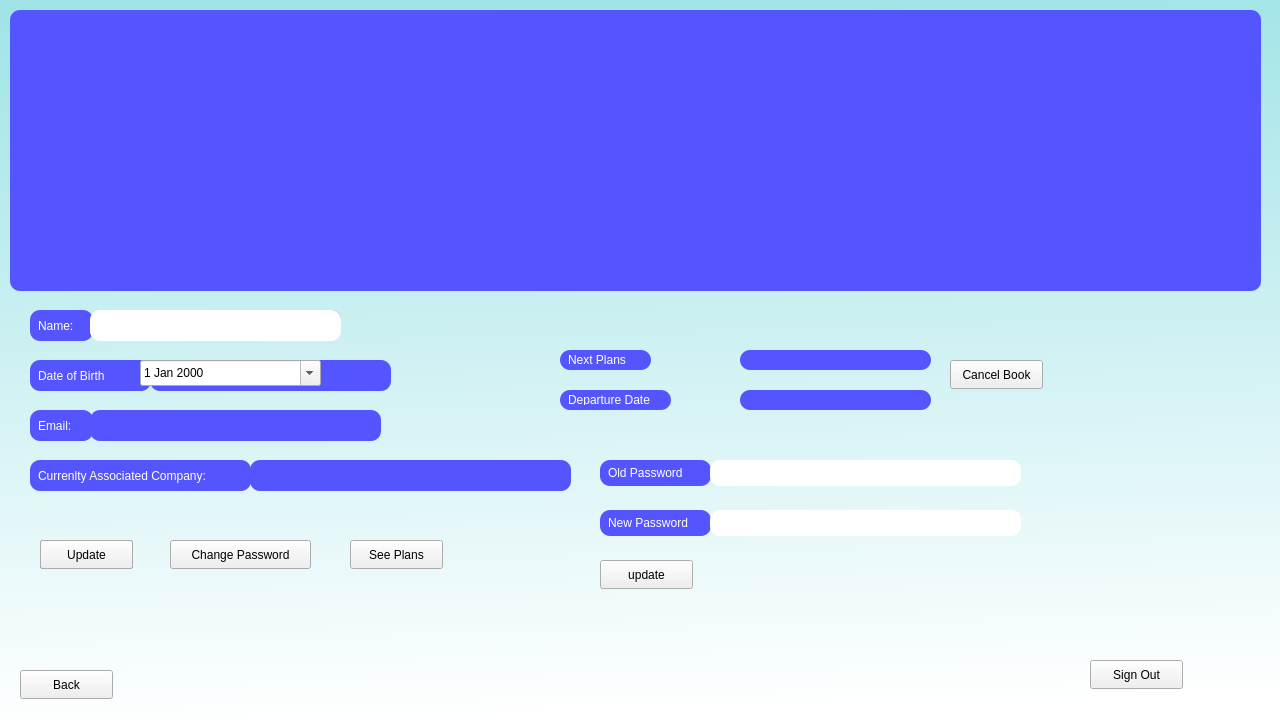
<?xml version="1.0" encoding="UTF-8"?>
<ui version="4.0">
 <class>profile</class>
 <widget class="QDialog" name="profile">
  <property name="geometry">
   <rect>
    <x>0</x>
    <y>0</y>
    <width>1280</width>
    <height>720</height>
   </rect>
  </property>
  <property name="windowTitle">
   <string>Dialog</string>
  </property>
  <property name="styleSheet">
   <string notr="true">#profile{

	background-color: qlineargradient(spread:pad, x1:0.280788, y1:0.0113636, x2:0.330039, y2:1, stop:0 rgba(161, 228, 231, 255), stop:1 rgba(255, 255, 255, 255));
}
*{
font-family:&quot;Times New Roman&quot;;
}

.QLabel{

background-color: rgb(85, 85, 255) ;
color: white; 
border-radius : 10px ;
padding: 5px ;



}

.QLineEdit{
border-radius: 10px ;

}</string>
  </property>
  <widget class="QLabel" name="icon_name">
   <property name="geometry">
    <rect>
     <x>30</x>
     <y>310</y>
     <width>63</width>
     <height>31</height>
    </rect>
   </property>
   <property name="text">
    <string>Name:</string>
   </property>
  </widget>
  <widget class="QLabel" name="icon_dob">
   <property name="geometry">
    <rect>
     <x>30</x>
     <y>360</y>
     <width>121</width>
     <height>31</height>
    </rect>
   </property>
   <property name="text">
    <string>Date of Birth</string>
   </property>
  </widget>
  <widget class="QLabel" name="icon_email">
   <property name="geometry">
    <rect>
     <x>30</x>
     <y>410</y>
     <width>63</width>
     <height>31</height>
    </rect>
   </property>
   <property name="text">
    <string>Email:</string>
   </property>
  </widget>
  <widget class="QLabel" name="icon_company">
   <property name="geometry">
    <rect>
     <x>30</x>
     <y>460</y>
     <width>221</width>
     <height>31</height>
    </rect>
   </property>
   <property name="text">
    <string>Currenlty Associated Company:</string>
   </property>
  </widget>
  <widget class="QLabel" name="nam_label">
   <property name="geometry">
    <rect>
     <x>100</x>
     <y>310</y>
     <width>241</width>
     <height>21</height>
    </rect>
   </property>
   <property name="text">
    <string/>
   </property>
  </widget>
  <widget class="QLabel" name="dob_label">
   <property name="geometry">
    <rect>
     <x>150</x>
     <y>360</y>
     <width>241</width>
     <height>31</height>
    </rect>
   </property>
   <property name="text">
    <string/>
   </property>
  </widget>
  <widget class="QLabel" name="emaillabel">
   <property name="geometry">
    <rect>
     <x>90</x>
     <y>410</y>
     <width>291</width>
     <height>31</height>
    </rect>
   </property>
   <property name="text">
    <string/>
   </property>
  </widget>
  <widget class="QLabel" name="company_label">
   <property name="geometry">
    <rect>
     <x>250</x>
     <y>460</y>
     <width>321</width>
     <height>31</height>
    </rect>
   </property>
   <property name="text">
    <string/>
   </property>
  </widget>
  <widget class="QPushButton" name="edit_profie">
   <property name="geometry">
    <rect>
     <x>40</x>
     <y>540</y>
     <width>93</width>
     <height>29</height>
    </rect>
   </property>
   <property name="text">
    <string>Edit profile</string>
   </property>
  </widget>
  <widget class="QLineEdit" name="lineEdit_name">
   <property name="geometry">
    <rect>
     <x>90</x>
     <y>310</y>
     <width>251</width>
     <height>31</height>
    </rect>
   </property>
  </widget>
  <widget class="QLabel" name="icon_passwordold">
   <property name="geometry">
    <rect>
     <x>600</x>
     <y>460</y>
     <width>111</width>
     <height>26</height>
    </rect>
   </property>
   <property name="text">
    <string>Old Password</string>
   </property>
  </widget>
  <widget class="QLineEdit" name="lineEdit_pwold">
   <property name="geometry">
    <rect>
     <x>710</x>
     <y>460</y>
     <width>311</width>
     <height>26</height>
    </rect>
   </property>
  </widget>
  <widget class="QDateEdit" name="dob_dateEdit">
   <property name="geometry">
    <rect>
     <x>140</x>
     <y>360</y>
     <width>181</width>
     <height>26</height>
    </rect>
   </property>
   <property name="calendarPopup">
    <bool>true</bool>
   </property>
  </widget>
  <widget class="QPushButton" name="pushButton_update">
   <property name="geometry">
    <rect>
     <x>40</x>
     <y>540</y>
     <width>93</width>
     <height>29</height>
    </rect>
   </property>
   <property name="text">
    <string>Update</string>
   </property>
  </widget>
  <widget class="QPushButton" name="back">
   <property name="geometry">
    <rect>
     <x>20</x>
     <y>670</y>
     <width>93</width>
     <height>29</height>
    </rect>
   </property>
   <property name="text">
    <string>Back</string>
   </property>
  </widget>
  <widget class="QLabel" name="coverPhoto">
   <property name="geometry">
    <rect>
     <x>10</x>
     <y>10</y>
     <width>1251</width>
     <height>281</height>
    </rect>
   </property>
   <property name="styleSheet">
    <string notr="true">#coverPhoto{
border-image: url(:/images/images/cover.jpg); 
border-radius: 10px ; 
}</string>
   </property>
   <property name="text">
    <string/>
   </property>
  </widget>
  <widget class="QPushButton" name="pushButton">
   <property name="geometry">
    <rect>
     <x>1090</x>
     <y>660</y>
     <width>93</width>
     <height>29</height>
    </rect>
   </property>
   <property name="text">
    <string>Sign Out</string>
   </property>
  </widget>
  <widget class="QLabel" name="icon_passwordnew">
   <property name="geometry">
    <rect>
     <x>600</x>
     <y>510</y>
     <width>111</width>
     <height>26</height>
    </rect>
   </property>
   <property name="text">
    <string>New Password</string>
   </property>
  </widget>
  <widget class="QLineEdit" name="newPW_lineEdit">
   <property name="geometry">
    <rect>
     <x>710</x>
     <y>510</y>
     <width>311</width>
     <height>26</height>
    </rect>
   </property>
  </widget>
  <widget class="QPushButton" name="changePW_PushButton">
   <property name="geometry">
    <rect>
     <x>170</x>
     <y>540</y>
     <width>141</width>
     <height>29</height>
    </rect>
   </property>
   <property name="text">
    <string>Change Password</string>
   </property>
  </widget>
  <widget class="QPushButton" name="updatePW_pushbutton">
   <property name="geometry">
    <rect>
     <x>600</x>
     <y>560</y>
     <width>93</width>
     <height>29</height>
    </rect>
   </property>
   <property name="text">
    <string>update</string>
   </property>
  </widget>
  <widget class="QLabel" name="icon_plan">
   <property name="geometry">
    <rect>
     <x>560</x>
     <y>350</y>
     <width>91</width>
     <height>20</height>
    </rect>
   </property>
   <property name="text">
    <string>Next Plans</string>
   </property>
  </widget>
  <widget class="QLabel" name="icon_departureDate">
   <property name="geometry">
    <rect>
     <x>560</x>
     <y>390</y>
     <width>111</width>
     <height>20</height>
    </rect>
   </property>
   <property name="text">
    <string>Departure Date</string>
   </property>
  </widget>
  <widget class="QLabel" name="label_plan">
   <property name="geometry">
    <rect>
     <x>740</x>
     <y>350</y>
     <width>191</width>
     <height>20</height>
    </rect>
   </property>
   <property name="text">
    <string/>
   </property>
  </widget>
  <widget class="QLabel" name="label_departDate">
   <property name="geometry">
    <rect>
     <x>740</x>
     <y>390</y>
     <width>191</width>
     <height>20</height>
    </rect>
   </property>
   <property name="text">
    <string/>
   </property>
  </widget>
  <widget class="QPushButton" name="seePlans">
   <property name="geometry">
    <rect>
     <x>350</x>
     <y>540</y>
     <width>93</width>
     <height>29</height>
    </rect>
   </property>
   <property name="text">
    <string>See Plans</string>
   </property>
  </widget>
  <widget class="QPushButton" name="cancel_book">
   <property name="geometry">
    <rect>
     <x>950</x>
     <y>360</y>
     <width>93</width>
     <height>29</height>
    </rect>
   </property>
   <property name="styleSheet">
    <string notr="true"/>
   </property>
   <property name="text">
    <string>Cancel Book</string>
   </property>
  </widget>
 </widget>
 <resources/>
 <connections/>
</ui>
